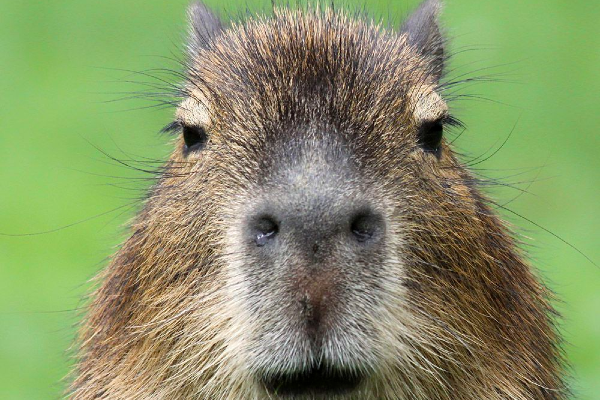
#> input picture Learn PYTHON_Python OGREN/11_Yapay Zeka Artificial Intelligence/opencv_projects/images/square1_600x400.png, 600 x 400 px
$ python 'opencv_87 goruntuyu cevirme2.py'
#> lines starting #> are read from the running program, lines starting #| are printed output that depends on the picture
# rotation/döndürme işlemi
import cv2, numpy as np

goruntu = cv2.imread('images/square1_600x400.png')
#> goruntu is the input picture: shape (400, 600, 3); mean B, G, R 103.2, 147.4, 135.1
cv2.imshow("Orjinal Goruntu", goruntu)

sutun, satir = goruntu.shape[:2]
#> sutun = 400; satir = 600

# cv2.getRotationMatrix2D((dönme merkezi x,y),açı,yaklaştırma)
donmeSekli = cv2.getRotationMatrix2D((satir//2,sutun//2),30,.5)
donmusSekli = cv2.warpAffine(goruntu, donmeSekli, (satir,sutun))
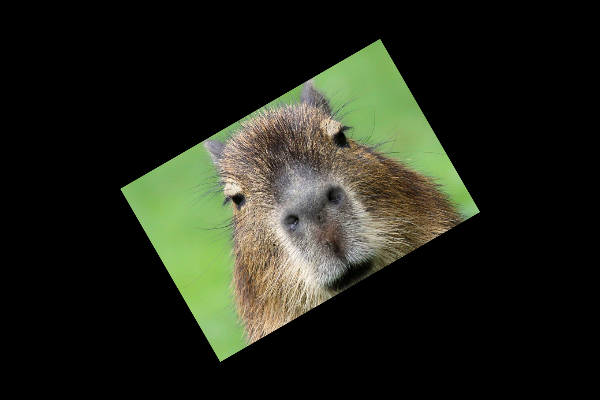
#> donmusSekli: shape (400, 600, 3); mean B, G, R 25.8, 36.9, 33.8

cv2.imshow("Cevirilmis sekli", donmusSekli)

cv2.waitKey(0)
cv2.destroyAllWindows()

$ run again, with Learn PYTHON_Python OGREN/11_Yapay Zeka Artificial Intelligence/opencv_projects/images/top1_32x32.png copied over Learn PYTHON_Python OGREN/11_Yapay Zeka Artificial Intelligence/opencv_projects/images/square1_600x400.png
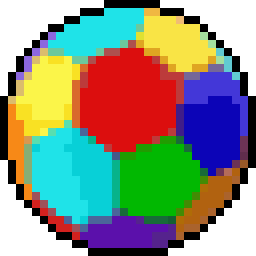
#> input picture Learn PYTHON_Python OGREN/11_Yapay Zeka Artificial Intelligence/opencv_projects/images/top1_32x32.png, 256 x 256 px
#> goruntu is the input picture: shape (256, 256, 3); mean B, G, R 126.1, 143.2, 137
#> `donmusSekli = cv2.warpAffine(goruntu, donmeSekli, (satir,sutun))`:
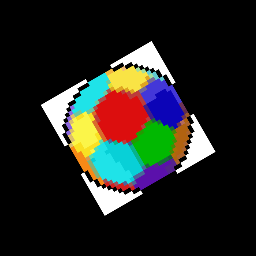
#> donmusSekli: shape (256, 256, 3); mean B, G, R 31.5, 35.8, 34.2
